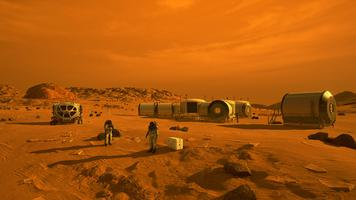
#> input picture DR-1/Original_Mars2-Small.jpg, 356 x 200 px
$ python main.py
#> lines starting #> are read from the running program, lines starting #| are printed output that depends on the picture
'''
Problem 1:
1.	Utilizing binary is a simpler data format to share with the Martians since it is either an on and off situation.  Plus, the bits needed is easy to utilize than trying to range 3 values.
2.	Most software is already built using a binary situation.
3.  ?????
'''

#Problem2:

from PIL import Image, ImageDraw, ImageFont
from resizeimage import resizeimage
import time
def printTime():
    t = time.localtime()
    current_time = time.strftime("%M:%S", t);
    return current_time
## Convert image by applying a filter
def imageFilter(filter, sourceFile, destFile):
#> called with filter = 'GRAYSCALE', sourceFile = 'Original_Mars2-Small.jpg', destFile = '_Filtered_Mars2_Small_Gry1.jpg'
    print('Begin applying ', filter, ' filter to image: ', sourceFile)
    print('Start Processing at: ', printTime());
    mySourceImage = Image.open(sourceFile); # Open the source image file
#> mySourceImage is the input picture: PIL image 356x200 RGB; mean R, G, B 171, 86.7, 11.3
    myDestImage = Image.new('RGB',mySourceImage.size); # create a new image object for the destination
#> myDestImage: PIL image 356x200 RGB; every value is 0
    width = mySourceImage.size[0];
#> width = 356
    height = mySourceImage.size[1];
#> height = 200
    # Go through the image line by line and extract each pixel, and
    # manipulate its RGB depending on the filter parameter.
    for x in range(width):
        for y in range(height):
            curPix = mySourceImage.getpixel( (x,y) )
            if(filter == "RED"):
                redPix = curPix[0]; # extract the Red color attribute of current pixel
                myDestImage.putpixel( (x,y), (redPix,0,0) )
            elif (filter == "GREEN"):
                grnPix = curPix[1]; # extract the green color attribute of current pixel
                myDestImage.putpixel( (x,y), (0,grnPix,0) )
            elif (filter == "BLUE"):
                bluPix = curPix[2]; # extract the blue color attribute of current pixel
                myDestImage.putpixel( (x,y), (0,0, bluPix) )
            elif(filter == "GRAYSCALE"):
                2
                # Calculate the sum of 3 colors (R,G, and B) and divide by three.
                #gray = (R + G + B) // 3
                # use putpixel() function to place the “gray” value in the myDestImage
                # Your code eventually goes here (See step 5)
                gray=127
                rpix = int(max(curPix[0],curPix[1],curPix[2]) * 0.50);
                gpix = int(max(curPix[0],curPix[1],curPix[2]) * 0.50);
                bpix = int(max(curPix[0],curPix[1],curPix[2]) * 0.50);
                myDestImage.putpixel( (x,y), (127,127,127) );

            else:
                print("Invalid Filter. (usage: RED, GREEN, BLUE, GRAYSCALE)");
                break;
#> myDestImage: PIL image 356x200 RGB; every value is 127
    myDestImage.save(destFile);
    print('End Processing at : ', printTime());

##-------------------------------- MAIN ---------------------------------------------------
def main():
    #Apply Filter
    #imageFilter("RED", "Original_Mars1-nasa.jpg", "_Filtered_Mars1_Red.jpg" );
    #imageFilter("GREEN", "Original_Mars1-nasa.jpg", "_Filtered_Mars1_Grn.jpg" );
    #imageFilter("BLUE", "Original_Mars1-nasa.jpg", "_Filtered_Mars1_Blu.jpg" );
    imageFilter("GRAYSCALE", "Original_Mars2-Small.jpg", "_Filtered_Mars2_Small_Gry1.jpg" );
    imageFilter("GRAYSCALE", "Original_Mars2-Big.jpg", "_Filtered_Mars2_Big_Gry1.jpg" );
#> call 2 of imageFilter, with filter = 'GRAYSCALE', sourceFile = 'Original_Mars2-Big.jpg', destFile = '_Filtered_Mars2_Big_Gry1.jpg'
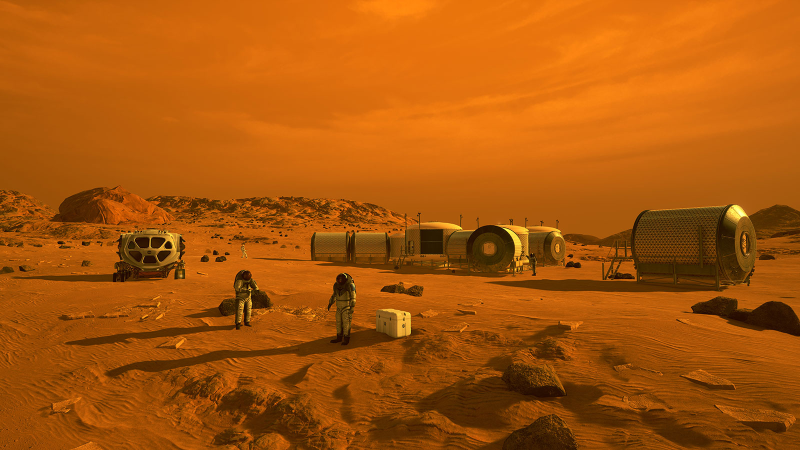
#> input picture DR-1/Original_Mars2-Big.jpg, 1600 x 900 px (shown at 1/2 size)
#> in imageFilter, mySourceImage is the input picture: PIL image 1600x900 RGB; mean R, G, B 170.9, 86.6, 10.2
#> in imageFilter (call 2), `myDestImage = Image.new('RGB',mySourceImage.size);`: myDestImage: PIL image 1600x900 RGB; every value is 0
#> after the loop in imageFilter (call 2), `for x in range(width):`: myDestImage: PIL image 1600x900 RGB; every value is 127
    imageFilter("GRAYSCALE", "Original_Mars3-Selfie_Red.jpg", "_Filtered_Mars3_Selfie_Gry1.jpg" );
#> call 3 of imageFilter, with filter = 'GRAYSCALE', sourceFile = 'Original_Mars3-Selfie_Red.jpg', destFile = '_Filtered_Mars3_Selfie_Gry1.jpg'
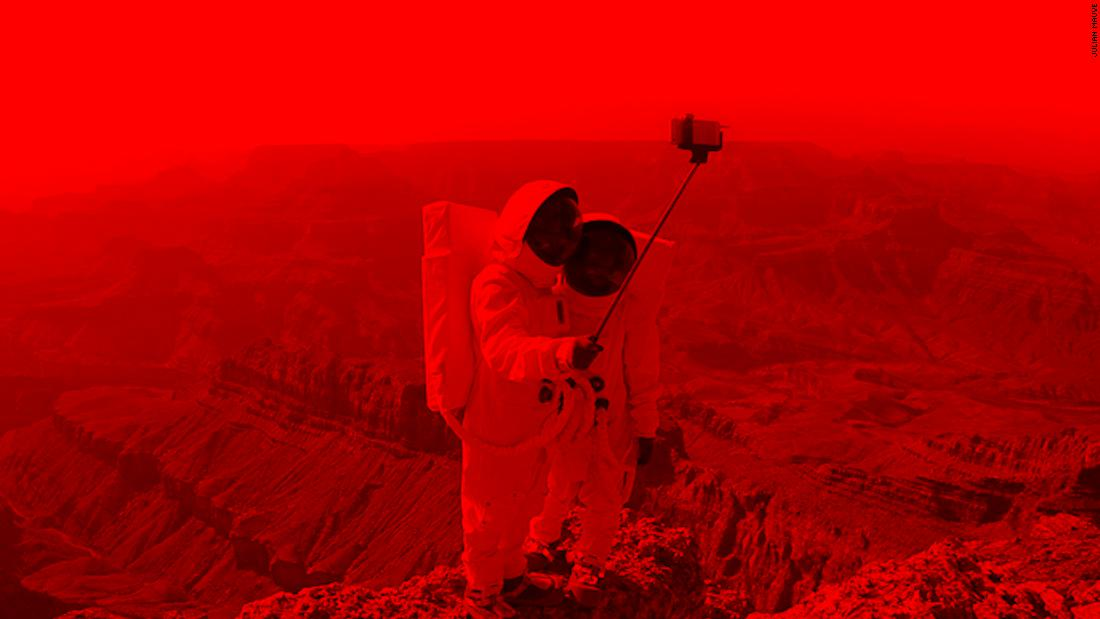
#> input picture DR-1/Original_Mars3-Selfie_Red.jpg, 1100 x 619 px
#> in imageFilter, mySourceImage is the input picture: PIL image 1100x619 RGB; mean R, G, B 178.7, 0.9, 1.1
#> in imageFilter (call 3), `myDestImage = Image.new('RGB',mySourceImage.size);`: myDestImage: PIL image 1100x619 RGB; every value is 0
#> after the loop in imageFilter (call 3), `for x in range(width):`: myDestImage: PIL image 1100x619 RGB; every value is 127
# Call the main
main()
